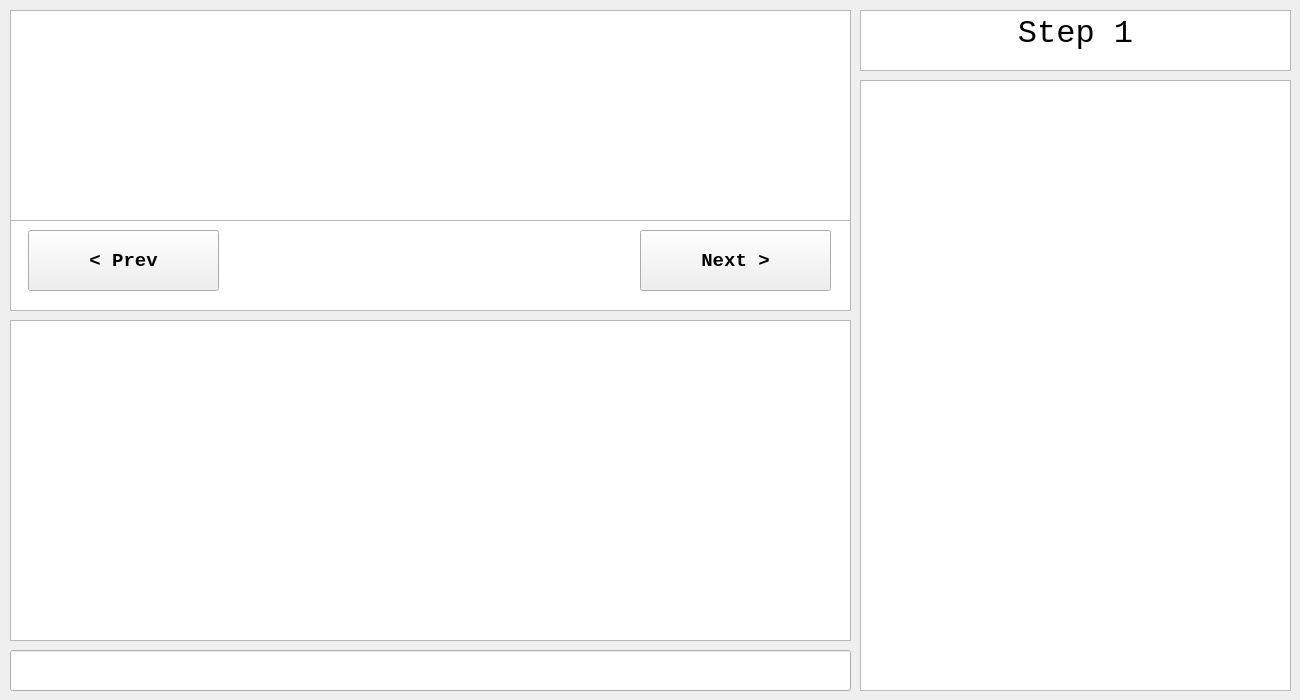
<?xml version="1.0" encoding="UTF-8"?>
<ui version="4.0">
 <class>HackGane_v1a</class>
 <widget class="QWidget" name="HackGane_v1a">
  <property name="geometry">
   <rect>
    <x>0</x>
    <y>0</y>
    <width>1300</width>
    <height>700</height>
   </rect>
  </property>
  <property name="sizePolicy">
   <sizepolicy hsizetype="Fixed" vsizetype="Fixed">
    <horstretch>0</horstretch>
    <verstretch>0</verstretch>
   </sizepolicy>
  </property>
  <property name="minimumSize">
   <size>
    <width>0</width>
    <height>0</height>
   </size>
  </property>
  <property name="font">
   <font>
    <family>나눔고딕</family>
    <pointsize>10</pointsize>
   </font>
  </property>
  <property name="windowTitle">
   <string>Form</string>
  </property>
  <property name="autoFillBackground">
   <bool>false</bool>
  </property>
  <widget class="QLineEdit" name="lineEdit">
   <property name="geometry">
    <rect>
     <x>10</x>
     <y>650</y>
     <width>841</width>
     <height>41</height>
    </rect>
   </property>
   <property name="font">
    <font>
     <family>Consolas</family>
     <pointsize>12</pointsize>
    </font>
   </property>
  </widget>
  <widget class="QTextEdit" name="textEdit">
   <property name="geometry">
    <rect>
     <x>10</x>
     <y>320</y>
     <width>841</width>
     <height>321</height>
    </rect>
   </property>
   <property name="font">
    <font>
     <family>Consolas</family>
     <pointsize>12</pointsize>
    </font>
   </property>
   <property name="readOnly">
    <bool>true</bool>
   </property>
  </widget>
  <widget class="QTextBrowser" name="tips">
   <property name="geometry">
    <rect>
     <x>860</x>
     <y>80</y>
     <width>431</width>
     <height>611</height>
    </rect>
   </property>
   <property name="font">
    <font>
     <family>Consolas</family>
     <pointsize>15</pointsize>
    </font>
   </property>
  </widget>
  <widget class="QPushButton" name="pushButton">
   <property name="geometry">
    <rect>
     <x>640</x>
     <y>230</y>
     <width>191</width>
     <height>61</height>
    </rect>
   </property>
   <property name="font">
    <font>
     <family>Consolas</family>
     <pointsize>14</pointsize>
     <weight>75</weight>
     <bold>true</bold>
    </font>
   </property>
   <property name="text">
    <string>Next &gt;</string>
   </property>
  </widget>
  <widget class="QTextBrowser" name="step">
   <property name="geometry">
    <rect>
     <x>860</x>
     <y>10</y>
     <width>431</width>
     <height>61</height>
    </rect>
   </property>
   <property name="font">
    <font>
     <family>Consolas</family>
     <pointsize>21</pointsize>
    </font>
   </property>
   <property name="html">
    <string>&lt;!DOCTYPE HTML PUBLIC &quot;-//W3C//DTD HTML 4.0//EN&quot; &quot;http://www.w3.org/TR/REC-html40/strict.dtd&quot;&gt;
&lt;html&gt;&lt;head&gt;&lt;meta name=&quot;qrichtext&quot; content=&quot;1&quot; /&gt;&lt;style type=&quot;text/css&quot;&gt;
p, li { white-space: pre-wrap; }
&lt;/style&gt;&lt;/head&gt;&lt;body style=&quot; font-family:'Consolas','나눔고딕'; font-size:21pt; font-weight:400; font-style:normal;&quot;&gt;
&lt;p align=&quot;center&quot; style=&quot; margin-top:0px; margin-bottom:0px; margin-left:0px; margin-right:0px; -qt-block-indent:0; text-indent:0px;&quot;&gt;&lt;span style=&quot; font-family:'Consolas'; font-size:24pt;&quot;&gt;Step 1&lt;/span&gt;&lt;/p&gt;&lt;/body&gt;&lt;/html&gt;</string>
   </property>
  </widget>
  <widget class="QPushButton" name="prev_btn">
   <property name="geometry">
    <rect>
     <x>28</x>
     <y>230</y>
     <width>191</width>
     <height>61</height>
    </rect>
   </property>
   <property name="font">
    <font>
     <family>Consolas</family>
     <pointsize>14</pointsize>
     <weight>75</weight>
     <bold>true</bold>
    </font>
   </property>
   <property name="text">
    <string>&lt; Prev</string>
   </property>
  </widget>
  <widget class="QTextBrowser" name="textbr">
   <property name="geometry">
    <rect>
     <x>10</x>
     <y>10</y>
     <width>841</width>
     <height>301</height>
    </rect>
   </property>
   <property name="font">
    <font>
     <family>Consolas</family>
     <pointsize>12</pointsize>
    </font>
   </property>
  </widget>
  <widget class="QTextEdit" name="mainText">
   <property name="geometry">
    <rect>
     <x>10</x>
     <y>10</y>
     <width>841</width>
     <height>211</height>
    </rect>
   </property>
   <property name="font">
    <font>
     <family>Consolas</family>
     <pointsize>11</pointsize>
    </font>
   </property>
  </widget>
  <zorder>textbr</zorder>
  <zorder>lineEdit</zorder>
  <zorder>textEdit</zorder>
  <zorder>tips</zorder>
  <zorder>pushButton</zorder>
  <zorder>step</zorder>
  <zorder>prev_btn</zorder>
  <zorder>mainText</zorder>
 </widget>
 <resources/>
 <connections/>
</ui>
